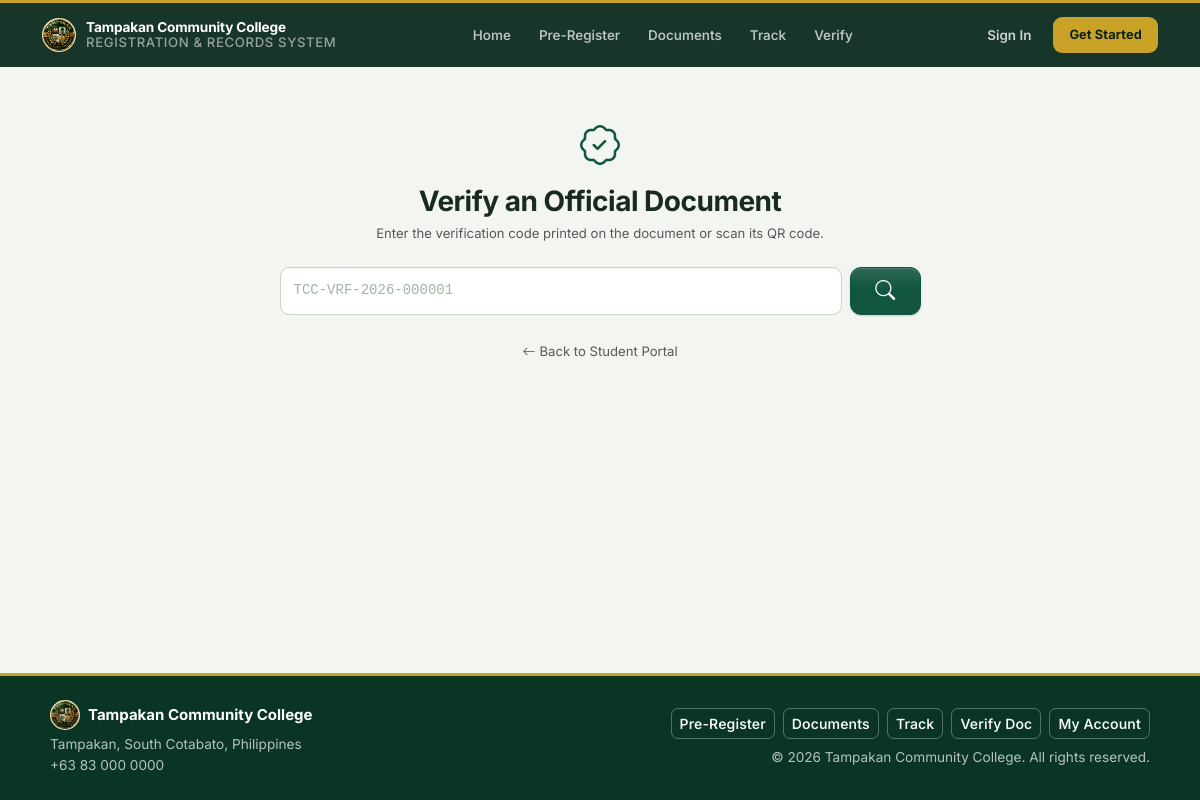
Page /verify.php on the committed database.
### tables this page shows
CREATE TABLE system_settings (
    id            INT UNSIGNED    NOT NULL AUTO_INCREMENT,
    setting_key   VARCHAR(100)    NOT NULL,
    setting_value TEXT                NULL DEFAULT NULL,
    label         VARCHAR(200)        NULL DEFAULT NULL,
    description   TEXT                NULL DEFAULT NULL,
    updated_by    INT UNSIGNED        NULL DEFAULT NULL,
    updated_at    DATETIME        NOT NULL DEFAULT CURRENT_TIMESTAMP ON UPDATE CURRENT_TIMESTAMP,
    PRIMARY KEY (id),
    UNIQUE KEY uq_setting_key (setting_key),
    CONSTRAINT fk_setting_user FOREIGN KEY (updated_by) REFERENCES users (id) ON DELETE SET NULL
);

### includes/db.php (called while the page is built, shortened)
<?php
class Database
{
    private static ?Database $instance = null;
    private PDO $pdo;
    private function __construct()
    {
        $dsn = sprintf(
            'mysql:host=%s;port=%d;dbname=%s;charset=%s',
            DB_HOST, DB_PORT, DB_NAME, DB_CHARSET
        );
        $options = [
            PDO::ATTR_ERRMODE            => PDO::ERRMODE_EXCEPTION,
            PDO::ATTR_DEFAULT_FETCH_MODE => PDO::FETCH_ASSOC,
            PDO::ATTR_EMULATE_PREPARES   => false,
            PDO::MYSQL_ATTR_INIT_COMMAND => "SET NAMES utf8mb4 COLLATE utf8mb4_unicode_ci",
        ];
        try {
            $this->pdo = new PDO($dsn, DB_USER, DB_PASS, $options);
        } catch (PDOException $e) {
            if (APP_DEBUG) {
                die('<div style="font-family:monospace;padding:20px;color:red;">
                    <strong>Database Connection Error:</strong><br>' .
                    htmlspecialchars($e->getMessage()) . '</div>');
            } else {
                die('<div style="font-family:sans-serif;padding:20px;">
                    A system error occurred. Please contact the administrator.</div>');
            }
        }
    }
    public static function getInstance(): Database
    {
        if (self::$instance === null) {
            self::$instance = new self();
        }
        return self::$instance;
    }
    public function fetchValue(string $sql, array $params = []): mixed
    {
        $stmt = $this->pdo->prepare($sql);
        $stmt->execute($params);
        $val = $stmt->fetchColumn();
        return $val !== false ? $val : null;
    }
}
function db(): Database
{
    return Database::getInstance();
}

### includes/helpers.php (called while the page is built, shortened)
<?php
require_once __DIR__ . '/db.php';
function e(mixed $value): string
{
    return htmlspecialchars((string) $value, ENT_QUOTES, 'UTF-8');
}
function getSetting(string $key, string $default = ''): string
{
    static $cache = [];
    if (!isset($cache[$key])) {
        $val = db()->fetchValue(
            "SELECT setting_value FROM system_settings WHERE setting_key = ?",
            [$key]
        );
        $cache[$key] = ($val !== null) ? (string)$val : $default;
    }
    return $cache[$key];
}

### includes/partials/portal_foot.php (the view, shortened to what this page needs)
<?php
$schoolName = $schoolName ?? getSetting('school_name', 'Tampakan Community College');
?>
<footer class="portal-footer mt-auto">
  <div class="container py-4">
    <div class="row align-items-center g-3">
      <div class="col-md-6 text-center text-md-start">
        <div class="d-flex align-items-center justify-content-center justify-content-md-start gap-2 mb-1">
          <img src="<?= BASE_URL ?>/assets/images/school_logo.png" alt=""
               class="brand-logo brand-logo-sm" style="width:30px;height:30px;">
          <div class="fw-bold text-white"><?= e($schoolName) ?></div>
        </div>
        <div class="small"><?= e(getSetting('school_address', 'Tampakan, South Cotabato, Philippines')) ?></div>
        <div class="small"><?= e(getSetting('school_phone', '')) ?></div>
      </div>
      <div class="col-md-6 text-center text-md-end">
        <div class="d-flex gap-2 justify-content-center justify-content-md-end mb-2 flex-wrap">
          <a href="<?= BASE_URL ?>/student/pre_registration.php" class="btn btn-sm btn-outline-light">Pre-Register</a>
          <a href="<?= BASE_URL ?>/student/document_request.php" class="btn btn-sm btn-outline-light">Documents</a>
          <a href="<?= BASE_URL ?>/student/track.php" class="btn btn-sm btn-outline-light">Track</a>
          <a href="<?= BASE_URL ?>/verify.php" class="btn btn-sm btn-outline-light">Verify Doc</a>
          <a href="<?= BASE_URL ?>/auth/login.php" class="btn btn-sm btn-outline-light">My Account</a>
        </div>
        <div class="small">&copy; <?= date('Y') ?> <?= e($schoolName) ?>. All rights reserved.</div>
      </div>
    </div>
  </div>
</footer>
</body>
</html>

### rows in the picture
system_settings: setting_value "Tampakan, South Cotabato, Philippines"
system_settings: setting_value "+63 83 000 0000"

### other values in the picture
$schoolName "Tampakan Community College"
$l['label'] "Home"
$l['label'] "Pre-Register"
$l['label'] "Documents"
$l['label'] "Track"
$l['label'] "Verify"
